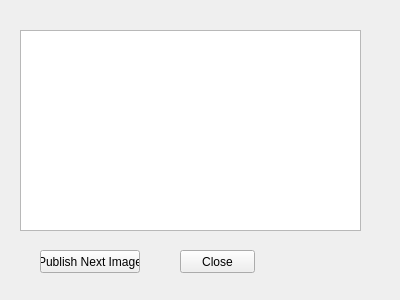
<?xml version="1.0" encoding="UTF-8"?>
<ui version="4.0">
 <class>Form</class>
 <widget class="QWidget" name="Form">
  <property name="geometry">
   <rect>
    <x>0</x>
    <y>0</y>
    <width>400</width>
    <height>300</height>
   </rect>
  </property>
  <property name="windowTitle">
   <string>Form</string>
  </property>
  <widget class="QPushButton" name="pushButton">
   <property name="geometry">
    <rect>
     <x>40</x>
     <y>250</y>
     <width>100</width>
     <height>23</height>
    </rect>
   </property>
   <property name="text">
    <string>Publish Next Image</string>
   </property>
  </widget>
  <widget class="QPushButton" name="close_btn">
   <property name="geometry">
    <rect>
     <x>180</x>
     <y>250</y>
     <width>75</width>
     <height>23</height>
    </rect>
   </property>
   <property name="text">
    <string>Close</string>
   </property>
  </widget>
  <widget class="QPlainTextEdit" name="plainTextEdit">
   <property name="geometry">
    <rect>
     <x>20</x>
     <y>30</y>
     <width>341</width>
     <height>201</height>
    </rect>
   </property>
  </widget>
 </widget>
 <resources/>
 <connections/>
</ui>
